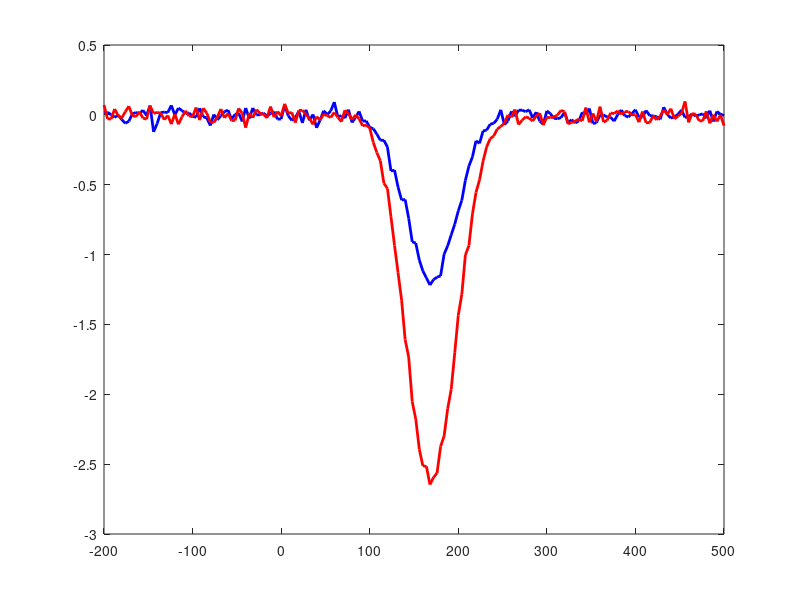

The MATLAB source for this figure: (Note: this script raises an error after producing the figure.)
function demo_mmn_dummy_data_trials()
clearvars -except ans;
clc;
[data_trials, meta] = make_dummy_mmn_data_local();
classic_erp_mmn_local(data_trials);
lme = single_trial_lmm_mmn_local(data_trials);
assignin('base', 'data_trials_mmn_demo', data_trials);
assignin('base', 'meta_mmn_demo', meta);
assignin('base', 'lme_mmn_demo', lme);
disp('Salvate nel workspace MATLAB: data_trials_mmn_demo, meta_mmn_demo, lme_mmn_demo');
end

function [data_trials, meta] = make_dummy_mmn_data_local()
rng(21);
nSubjects = 6; nTrialsPerCond = 20; labels = {'standard','deviant'};
chan_labels = {'Fz','FC1','FC2','Cz','C3','C4','Pz','P3','P4','Oz'};
nCh = numel(chan_labels); fs = 250; time_ms = -200:1000/fs:500; nT = numel(time_ms);
roi = find(ismember(chan_labels, {'Fz','FC1','FC2','Cz'}));
nTrials = nSubjects * nTrialsPerCond * 2;
data_trials = repmat(struct('eeg',[],'label','','subject_id',[],'time_ms',[],'fs',[],'chan_labels',{{}}),1,nTrials);
k = 0;
for s = 1:nSubjects
    subj_shift = randn * 0.3;
    for c = 1:2
        for tr = 1:nTrialsPerCond
            k = k + 1;
            x = 0.8 * randn(nCh, nT);
            peakLat = 170 + randn*12;
            gauss = exp(-0.5 * ((time_ms - peakLat)/26).^2);
            if strcmp(labels{c}, 'standard')
                amp = -1.2 + subj_shift + randn*0.15;
            else
                amp = -2.8 + subj_shift + randn*0.15;
            end
            for ch = 1:nCh
                w = 0.2; if ismember(ch, roi), w = 1.0; end
                x(ch,:) = x(ch,:) + w * amp * gauss;
            end
            data_trials(k).eeg = x; data_trials(k).label = labels{c}; data_trials(k).subject_id = s;
            data_trials(k).time_ms = time_ms; data_trials(k).fs = fs; data_trials(k).chan_labels = chan_labels;
        end
    end
end
meta = struct('fs',fs,'time_ms',time_ms,'chan_labels',{chan_labels},'roi_labels',{chan_labels(roi)},'nSubjects',nSubjects,'nTrials',nTrials,'component','MMN');
end

function classic_erp_mmn_local(data_trials)
time_ms = data_trials(1).time_ms; chan_labels = data_trials(1).chan_labels;
roi = find(ismember(chan_labels, {'Fz','FC1','FC2','Cz'})); subjects = unique([data_trials.subject_id]); conds = {'standard','deviant'};
subj_erp = struct(); for c = 1:numel(conds), subj_erp.(conds{c}) = nan(numel(subjects), numel(time_ms)); end
for iS = 1:numel(subjects)
    s = subjects(iS);
    for c = 1:numel(conds)
        idx = find([data_trials.subject_id] == s & strcmp({data_trials.label}, conds{c})); tmp = [];
        for k = idx, tmp = cat(3, tmp, mean(data_trials(k).eeg(roi,:), 1)); end
        subj_erp.(conds{c})(iS,:) = mean(tmp, 3);
    end
end
figure('Color','w');
plot(time_ms, mean(subj_erp.standard,1,'omitnan'),'b','LineWidth',2); hold on;
plot(time_ms, mean(subj_erp.deviant,1,'omitnan'),'r','LineWidth',2);
yline(0,':k'); xline(0,'--k'); legend('standard','deviant','Location','best'); xlabel('Time (ms)'); ylabel('Amplitude'); title('MMN ERP classico'); set(gca,'FontSize',12);
end

function lme = single_trial_lmm_mmn_local(data_trials)
time_ms = data_trials(1).time_ms; chan_labels = data_trials(1).chan_labels;
roi = find(ismember(chan_labels, {'Fz','FC1','FC2','Cz'})); idx_win = time_ms >= 100 & time_ms <= 250;
nTrials = numel(data_trials); Subject = nan(nTrials,1); Condition = strings(nTrials,1); AmplitudeMean = nan(nTrials,1); AmplitudePeak = nan(nTrials,1);
for k=1:nTrials
    x = data_trials(k).eeg(roi, idx_win);
    Subject(k) = data_trials(k).subject_id; Condition(k) = string(data_trials(k).label);
    AmplitudeMean(k) = mean(x,'all'); AmplitudePeak(k) = min(mean(x,1));
end
T = table(categorical(Subject), categorical(Condition), AmplitudeMean, AmplitudePeak, 'VariableNames', {'Subject','Condition','AmplitudeMean','AmplitudePeak'});
if exist('fitlme','file')==2, lme = fitlme(T, 'AmplitudeMean ~ Condition + (1|Subject)'); disp(lme); else, lme = []; end
figure('Color','w'); subplot(1,2,1); boxplot(T.AmplitudeMean, T.Condition); title('MMN mean amplitude'); ylabel('AmplitudeMean'); subplot(1,2,2); boxplot(T.AmplitudePeak, T.Condition); title('MMN peak amplitude'); ylabel('AmplitudePeak');
end
